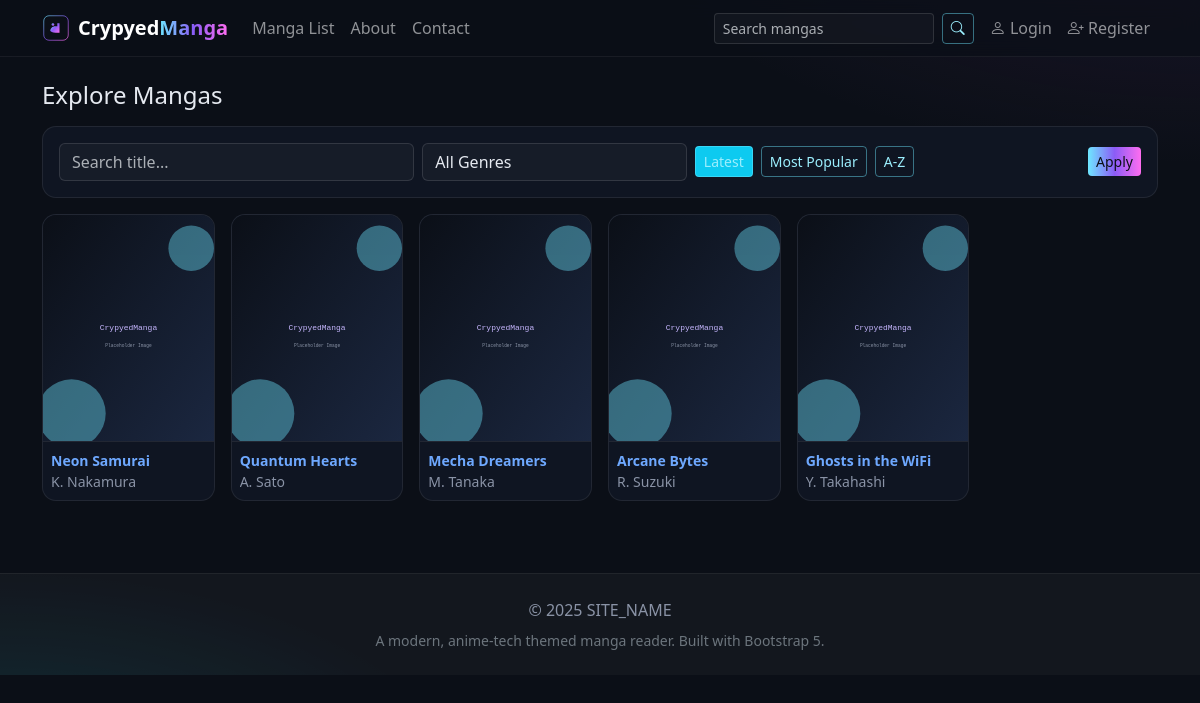
Page /mangas.php on the committed database.
### tables this page shows
CREATE TABLE IF NOT EXISTS mangas (
    id INT AUTO_INCREMENT PRIMARY KEY,
    mangadex_id CHAR(36) NULL UNIQUE,
    slug VARCHAR(255) NOT NULL UNIQUE,
    title VARCHAR(255) NOT NULL,
    description TEXT NULL,
    author_id INT NULL,
    cover_image VARCHAR(255) NULL,
    release_date DATE NULL,
    language VARCHAR(10) NOT NULL DEFAULT 'en',
    views INT NOT NULL DEFAULT 0,
    popularity_score INT NOT NULL DEFAULT 0,
    created_at TIMESTAMP NOT NULL DEFAULT CURRENT_TIMESTAMP,
    updated_at TIMESTAMP NOT NULL DEFAULT CURRENT_TIMESTAMP ON UPDATE CURRENT_TIMESTAMP,
    CONSTRAINT fk_mangas_author FOREIGN KEY (author_id) REFERENCES authors(id) ON DELETE SET NULL
);

CREATE TABLE IF NOT EXISTS authors (
    id INT AUTO_INCREMENT PRIMARY KEY,
    name VARCHAR(255) NOT NULL UNIQUE,
    bio TEXT NULL,
    created_at TIMESTAMP NOT NULL DEFAULT CURRENT_TIMESTAMP
);

### includes/functions.php (called while the page is built, shortened)
<?php
function base_url(string $path = ''): string {
    $base = BASE_URL;
    $path = ltrim($path, '/');
    return $path ? $base . '/' . $path : $base;
}
function e(?string $str): string {
    return htmlspecialchars($str ?? '', ENT_QUOTES | ENT_SUBSTITUTE, 'UTF-8');
}
function seo_url_manga(string $slug): string { return base_url('manga/' . $slug); }
?>

### includes/db.php (called while the page is built, shortened)
<?php
function getPDO(): PDO {
    static $pdo = null;
    if ($pdo instanceof PDO) {
        return $pdo;
    }
    $dsn = 'mysql:host=' . DB_HOST . ';dbname=' . DB_NAME . ';charset=utf8mb4';
    $options = [
        PDO::ATTR_ERRMODE => PDO::ERRMODE_EXCEPTION,
        PDO::ATTR_DEFAULT_FETCH_MODE => PDO::FETCH_ASSOC,
        PDO::ATTR_EMULATE_PREPARES => false,
    ];
    try {
        $pdo = new PDO($dsn, DB_USER, DB_PASS, $options);
    } catch (PDOException $e) {
        http_response_code(500);
        echo 'Database connection failed: ' . htmlspecialchars($e->getMessage());
        exit;
    }
    return $pdo;
}
function db_query(string $sql, array $params = []): PDOStatement {
    $stmt = getPDO()->prepare($sql);
    $stmt->execute($params);
    return $stmt;
}
?>

### mangas.php (the view, shortened to what this page needs)
<?php
require_once __DIR__ . '/includes/header.php';
require_once __DIR__ . '/includes/db.php';
$q = trim($_GET['q'] ?? '');
$page = max(1, (int)($_GET['page'] ?? 1));
$perPage = 24;
$where = [];
$params = [];
$whereSql = $where ? ('WHERE ' . implode(' AND ', $where)) : '';
$order = 'ORDER BY m.updated_at DESC';
$offset = ($page - 1) * $perPage;
$rows = db_query("SELECT m.*, a.name AS author_name FROM mangas m LEFT JOIN authors a ON a.id=m.author_id $whereSql $order LIMIT :lim OFFSET :off", array_merge($params, [':lim'=>$perPage, ':off'=>$offset]))->fetchAll();
function render_sort_link($label, $value) {
  $query = $_GET;
  $query['sort'] = $value;
  $href = e('?' . http_build_query($query));
  $active = ($value === ($_GET['sort'] ?? 'latest')) ? 'active' : '';
  echo '<a class="btn btn-sm btn-outline-info '.$active.'" href="'.$href.'">'.$label.'</a>';
}
?>
<h1 class="h4 mb-3">Explore Mangas</h1>
<div class="cm-card p-3 mb-3">
  <form class="row g-2" method="get">
    <div class="col-12 col-md-4">
      <input type="text" class="form-control" name="q" placeholder="Search title..." value="<?php echo e($q); ?>">
    </div>
    <div class="col-6 col-md-3">
      <select class="form-select" name="genre">
        <option value="0">All Genres</option>
      </select>
    </div>
    <div class="col-6 col-md-5 d-flex align-items-center gap-2">
      <?php render_sort_link('Latest','latest'); ?>
      <button class="btn btn-gradient btn-sm ms-auto" type="submit">Apply</button>
    </div>
  </form>
</div>
<div class="row g-3">
  <?php foreach ($rows as $m): ?>
    <div class="col-6 col-md-3 col-lg-2">
      <div class="cm-card h-100">
        <a href="<?php echo e(seo_url_manga($m['slug'])); ?>" class="text-decoration-none">
          <img class="manga-cover" src="<?php echo e(base_url($m['cover_image'] ?: 'uploads/mangas/placeholder.svg')); ?>" alt="<?php echo e($m['title']); ?>">
          <div class="p-2">
            <div class="fw-semibold small text-truncate" title="<?php echo e($m['title']); ?>"><?php echo e($m['title']); ?></div>
            <div class="text-muted small text-truncate"><?php echo e($m['author_name'] ?: 'Unknown'); ?></div>
          </div>
        </a>
      </div>
    </div>
  <?php endforeach; ?>
</div>
<?php require_once __DIR__ . '/includes/footer.php'; ?>

### assets/css/style.css (style rules this page uses)
:root { --cm-bg: #0b0f17; --cm-surface: #0f1522; --cm-text: #e5e9f0; --cm-muted: #8a93a6; --cm-primary: #6ee7ff; --cm-accent: #ff6df0; --cm-gradient: linear-gradient(90deg, #6ee7ff, #8b5cf6, #ff6df0); }
html, body { background: var(--cm-bg); color: var(--cm-text); }
.cm-body { background: radial-gradient(1000px 500px at 100% -20%, rgba(142,68,173,0.15), transparent 60%), radial-gradient(800px 400px at 0% 120%, rgba(0,255,255,0.12), transparent 60%), var(--cm-bg); }
.cm-card { background: var(--cm-surface); border: 1px solid rgba(255,255,255,0.08); border-radius: 14px; overflow: hidden; transition: transform .2s ease, box-shadow .2s ease, border-color .2s ease; }
.btn-gradient { color: #0c0f16; background: var(--cm-gradient); border: none; }
.btn-outline-info { border-color: rgba(110,231,255,0.45) !important; color: #9beefd !important; }
.text-muted { color: var(--cm-muted) !important; }
.form-control, .form-select { background: rgba(255,255,255,0.03); color: var(--cm-text); border: 1px solid rgba(255,255,255,0.12); }
.manga-cover { aspect-ratio: 3 / 4; width: 100%; object-fit: cover; border-bottom: 1px solid rgba(255,255,255,0.08); }

### rows in the picture
mangas: cover_image (placeholder picture), title "Neon Samurai", author.name "K. Nakamura"
mangas: cover_image (placeholder picture), title "Quantum Hearts", author.name "A. Sato"
mangas: cover_image (placeholder picture), title "Mecha Dreamers", author.name "M. Tanaka"
mangas: cover_image (placeholder picture), title "Arcane Bytes", author.name "R. Suzuki"
mangas: cover_image (placeholder picture), title "Ghosts in the WiFi", author.name "Y. Takahashi"

### other values in the picture
$label "Latest Most Popular A-Z"
SITE_NAME "SITE_NAME"
